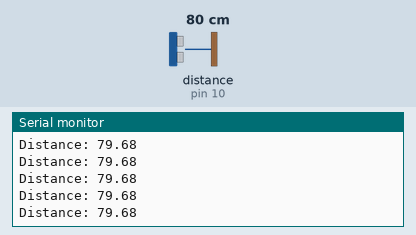
Bench run of a sketch on a simulated Arduino Mega 2560, built with avr-gcc and run on an emulated ATmega2560. Shown: the last lines printed to the serial monitor. Wiring (inferred from the names in the program): ultrasonic range finder: trigger pin 9; echo pin 10. The inputs (shaded band) are chosen by the test bench; at power-on: distance to the obstacle (sensor on pin 10) 80 cm. The echo pulse lasts 58.3 µs per cm.

Above: at 1.2 s.
1.3 s: distance to the obstacle (sensor on pin 10) set to 120 cm
At 1.49 s:
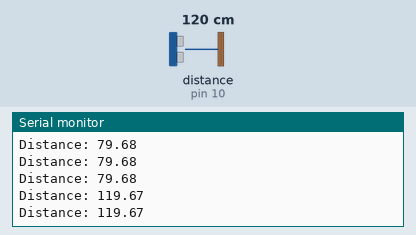
4.3 s: distance to the obstacle (sensor on pin 10) set to 2 cm
At 4.3 s:
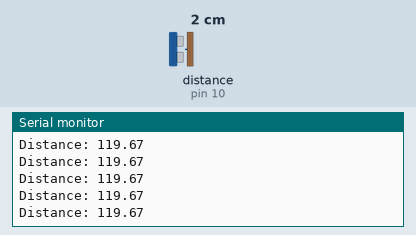
5.8 s: distance to the obstacle (sensor on pin 10) set to 299 cm
At 5.83 s:
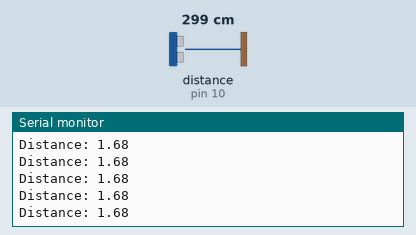
Timing chart, 0 to 8.8 s (numbered marks = the images above; inputs shaded):
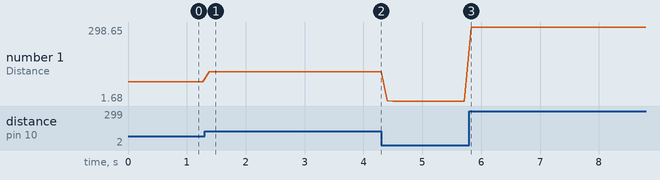

The sketch:

sensor-testing.ino
```cpp
const int trigPin = 9;
const int echoPin = 10;

float duration, distance;

void setup() {
  pinMode(trigPin, OUTPUT);
  pinMode(echoPin, INPUT);
  Serial.begin(9600);
}

void loop() {
  digitalWrite(trigPin, LOW);
  delayMicroseconds(2);
  digitalWrite(trigPin, HIGH);
  delayMicroseconds(10);
  digitalWrite(trigPin, LOW);

  duration = pulseIn(echoPin, HIGH);
  distance = (duration*.0343)/2;
  Serial.print("Distance: ");
  Serial.println(distance);
  delay(100);
}
```

led-testing.cpp
```cpp
#include <FastLED.h>

// Define the number of LEDs and the data pin
#define NUM_LEDS 144
#define DATA_PIN 45

// Create an array to hold the LED data
CRGB leds[NUM_LEDS];

void setup() {
    // Initialize the LED strip
    FastLED.addLeds<WS2812, DATA_PIN, GRB>(leds, NUM_LEDS);
    FastLED.clear(); // Clear all LEDs
    FastLED.show();  // Ensure LEDs are off initially
}

void loop() {
    // Create a white chase effect
    for (int i = 3; i < NUM_LEDS; i++) {
        leds[i-3] = CRGB::Black; // Turn off the previous LED
        leds[i-2] = CRGB(150, 150, 150);
        leds[i-1] = CRGB(200, 200, 200);
        leds[i] = CRGB::White;                            // Bright white head
        FastLED.show(); // Update the LED strip
        delay(10);
    }
    delay(50);      // Small delay for smooth animation
}
```

Measured:
- after the input at 1.3 s, the serial monitor: prints a new line after 0.08 s (image 1)
- plotted number 1: 79.68 → 119.67 after the input at 1.3 s, 119.67 → 1.68 after the input at 4.3 s, 1.68 → 298.65 after the input at 5.8 s
